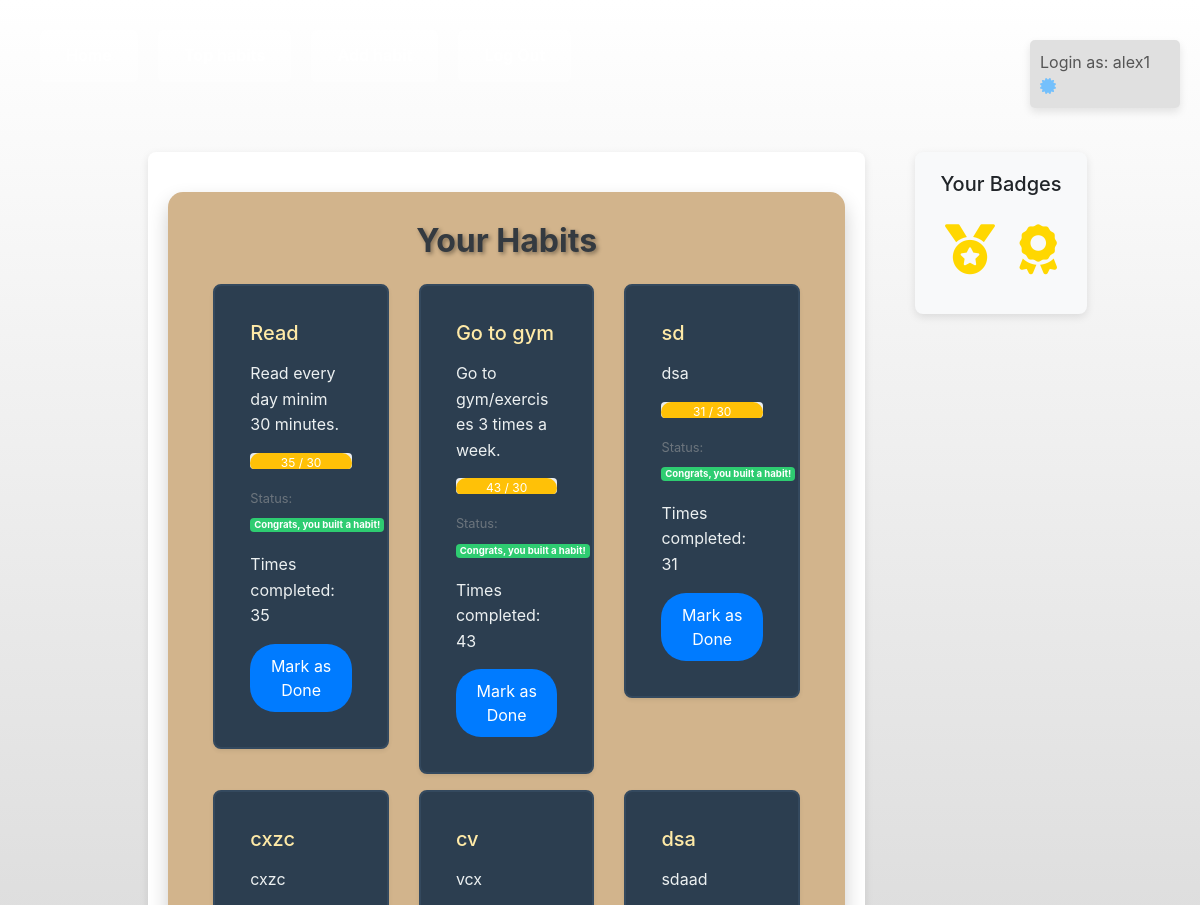
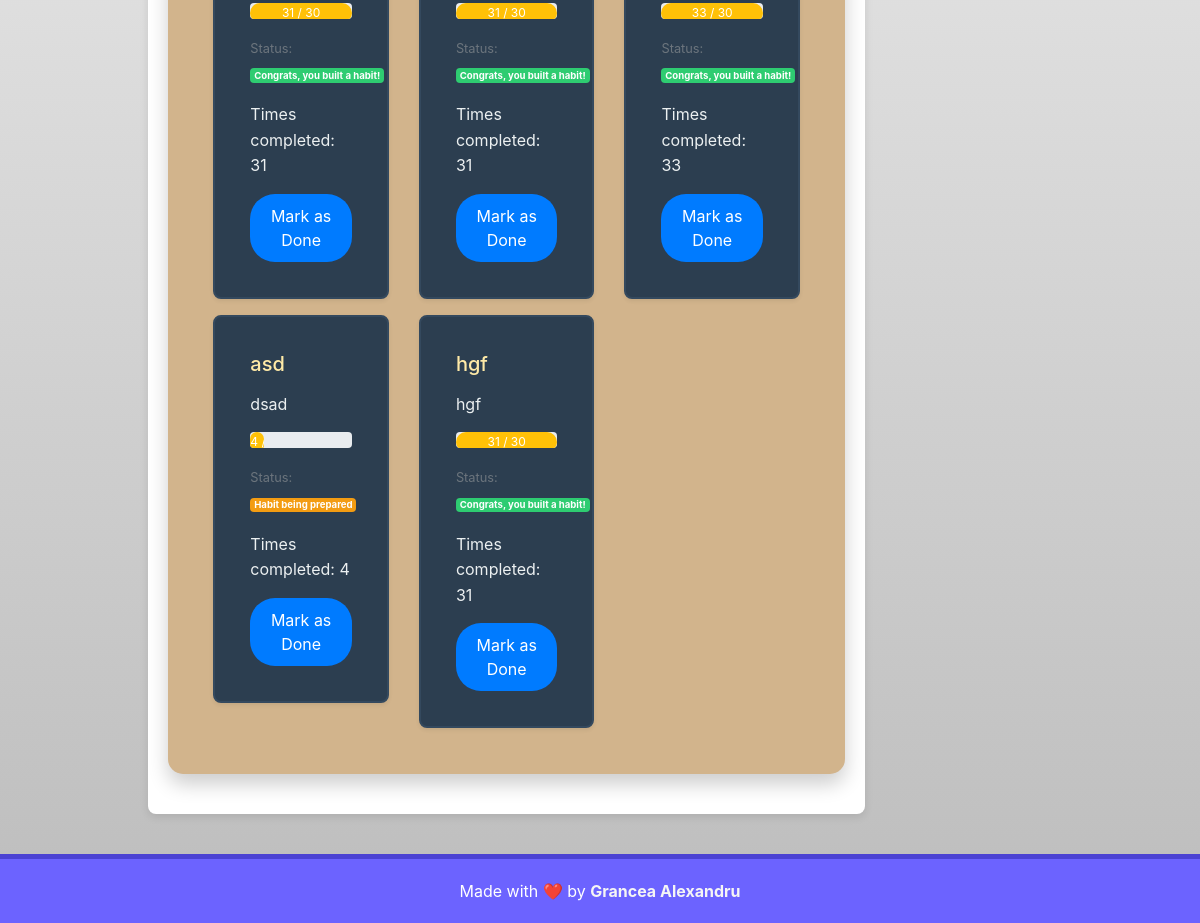
Page /main (signed in) on the earlier database version (2 pictures, top to bottom).
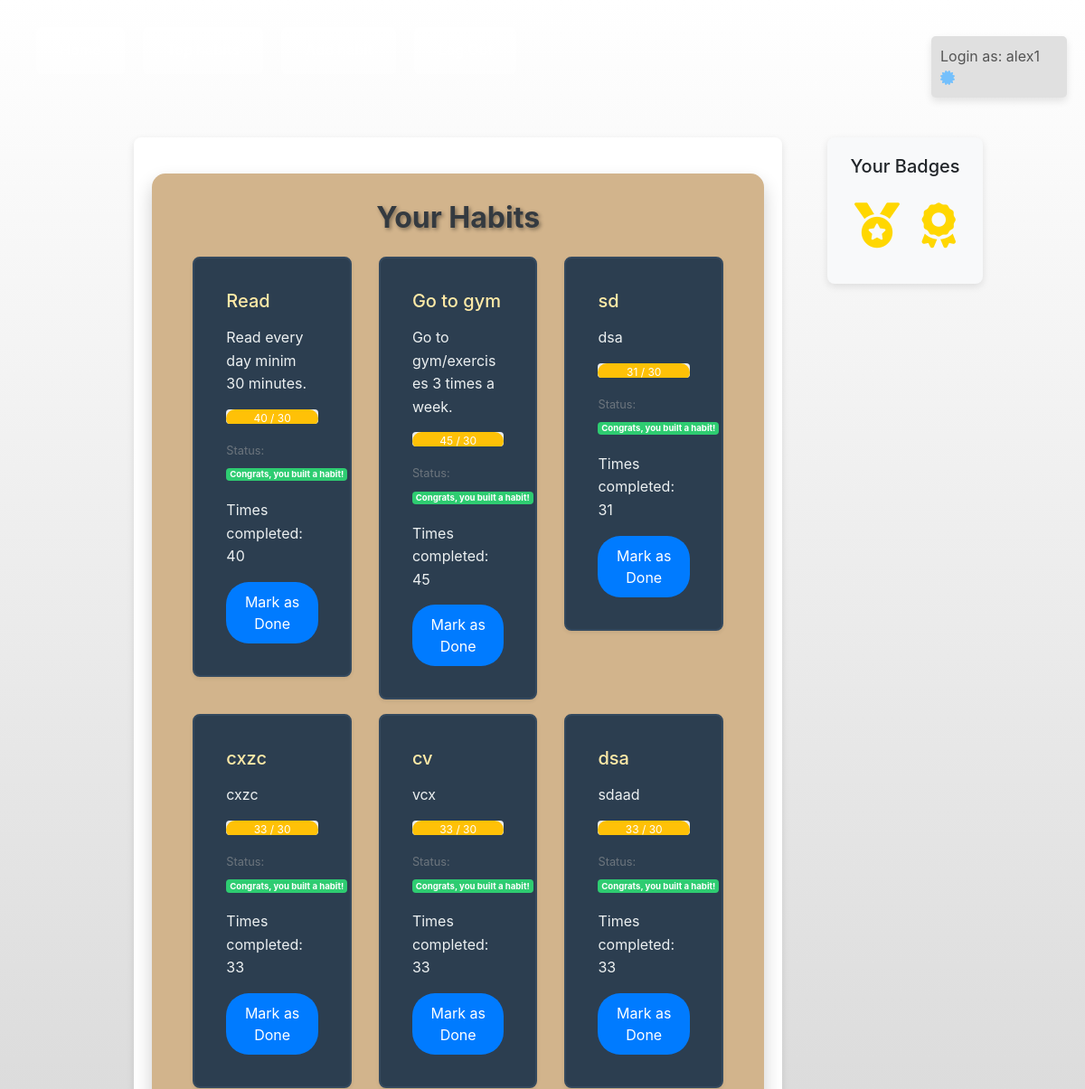
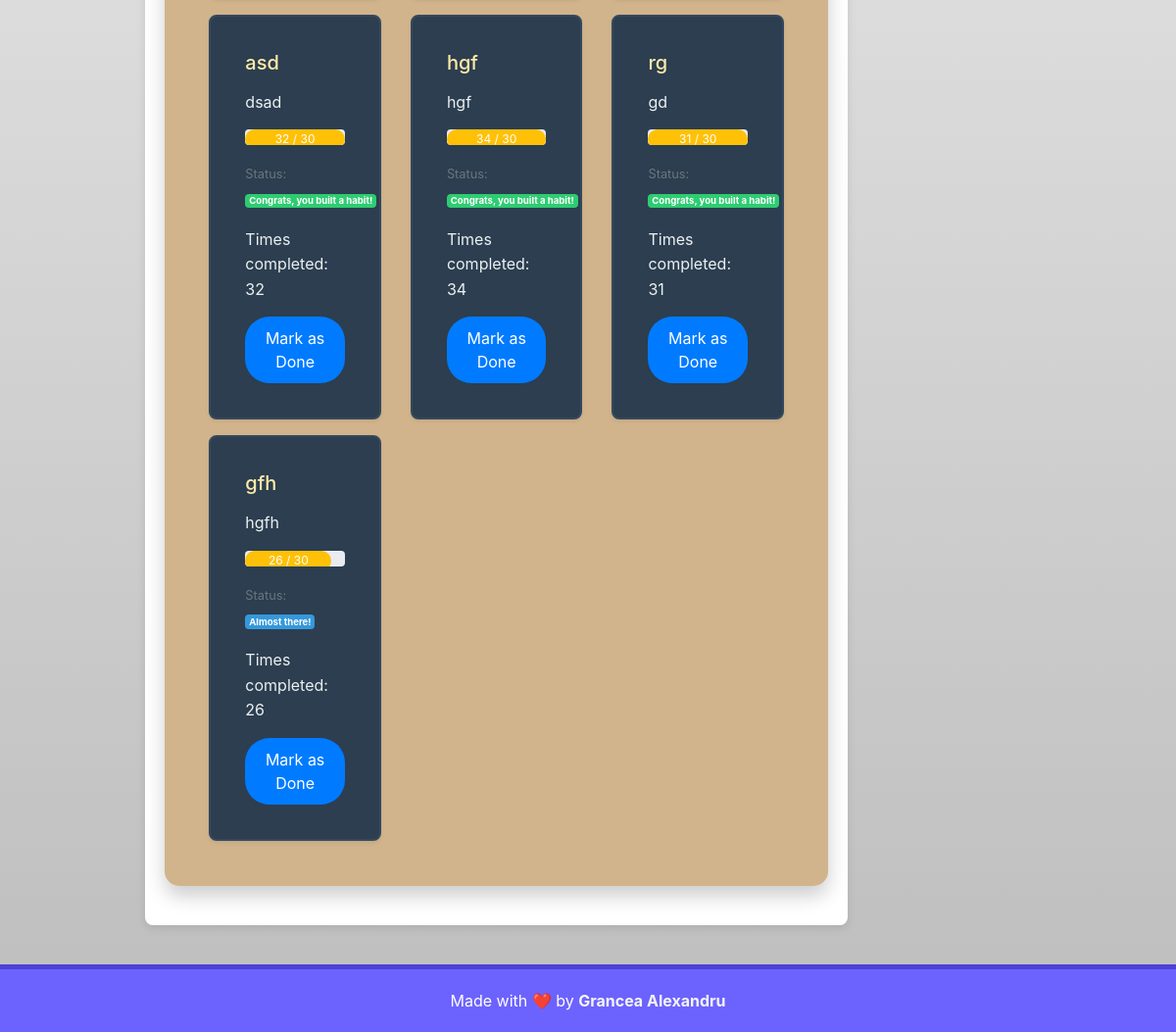
Same page on the later database version (2 pictures, top to bottom).
### habits/models.py (models this page shows, shortened)
class User(AbstractUser):
    pass

class Habit(models.Model):
    user = models.ForeignKey(User, on_delete=models.CASCADE, related_name="habits")
    habit = models.CharField(max_length=64)
    description = models.CharField(max_length=255)
    status = models.CharField(max_length=64, default="Habit being formed")
    times_completed = models.IntegerField(default=0)
    private = models.BooleanField(default=False)

### habits/views.py (the view)
# urls.py: path('main', views.main_page, name='main_page'),
def main_page(request):
    habits = Habit.objects.filter(user=request.user)
    total_completed = 0
    for habit in habits:
        if habit.times_completed >= 30:
            total_completed += 1
    user_badges = get_badge(total_completed)
    return render(request, "habits/main_page.html", {
        "habits": habits,
        "user_badges": user_badges
    })

### habits/templatetags/custom_filters.py (called while the page is built)
@register.filter
def percentage(value, max_value):
    try:
        return (value / max_value) * 100
    except (ValueError, ZeroDivisionError):
        return 0

@register.filter
def get_badge(total_completed):
    user_badges = []
    if total_completed >= 1:
        user_badges.append("Starter Badge")
    if total_completed >= 5:
        user_badges.append("Consistency Badge")
    if total_completed >= 10:
        user_badges.append("Master Badge")
    return user_badges

### templates/habits/main_page.html (shortened to what this page needs)
{% extends "habits/layout.html" %}
{% load custom_filters %}
{% block body %}
<div class="blackboard-margin">
    <div class="header">
        <h2>Your Habits</h2>
    </div>
    {% if habits %}
        <div class="habit-list mt-4">
            <div class="row">
                {% for habit in habits %}
                    <div class="col-md-4 mb-3">
                        <div class="card shadow-sm habit-card" id="habit-card-{{ habit.id }}">
                            <div class="card-body">
                                <h5 class="card-title">{{ habit.habit }}</h5>
                                <p class="card-text">{{ habit.description }}</p>
                            <div class="progress">
                                <div id="progress-bar-{{ habit.id }}" class="progress-bar bg-warning"
                                     role="progressbar"
                                     style="width: {{ habit.times_completed|percentage:30 }}%;"
                                     aria-valuenow="{{ habit.times_completed }}"
                                     aria-valuemin="0"
                                     aria-valuemax="30">
                                    {{ habit.times_completed }} / 30
                                </div>
                            </div>
                            <p class="card-text">
                                <small class="text-muted">Status:
                                    <span id="status-{{ habit.id }}">
                                        {% if habit.times_completed >= 30 %}
                                            <span class="badge badge-success">Congrats, you built a habit! </span>
                                        {% elif habit.times_completed >= 25 %}
                                            <span class="badge badge-primary">Almost there!</span>
                                        {% elif habit.times_completed >= 10 %}
                                            <span class="badge badge-secondary"> Keep going! </span>
                                        {% else %}
                                            <span class="badge badge-warning">Habit being prepared</span>
                                        {% endif %}
                                    </span>
                                </small>
                            </p>
                            <p class="card-text">
                                Times completed: <span id="times-completed-{{ habit.id }}">{{ habit.times_completed }}</span>
                            </p>
                            <button class="btn btn-primary btn-sm mark-done-btn" data-habit-id="{{ habit.id }}">Mark as Done</button>
                            </div>
                        </div>
                    </div>
                {% endfor %}
            </div>
        </div>
    {% else %}
        <div class="alert alert-info text-center mt-4" role="alert">
            You don't have any habits yet. <a href="{% url 'add_habit' %}" class="alert-link">Add a new habit</a> to get started!
        </div>
    {% endif %}
</div>
{% endblock %}

### templates/habits/layout.html (shortened to what this page needs)
{% load static %}
{% load custom_filters %}
<!DOCTYPE html>
<html lang="en">
<head>
    <link rel="stylesheet" href="https://stackpath.bootstrapcdn.com/bootstrap/4.4.1/css/bootstrap.min.css">
    <link href="{% static 'habits/style.css' %}" rel="stylesheet">
    <link rel="stylesheet" href="https://cdnjs.cloudflare.com/ajax/libs/font-awesome/6.0.0-beta3/css/all.min.css">
</head>
<body>
    <div class="gradient-background">
        {% if user.is_authenticated %}
        <div class="login-status">
            Login as: {{ user.username }} <i class="fa-solid fa-certificate" style="color: #74C0FC;"></i>
        </div>
        {% endif %}
        <nav class="navbar navbar-expand-lg navbar-light bg-light">
            <div class="nav-links">
                {% if user.is_authenticated %}
                    <li class="nav-item">
                        <a class="nav-link" href="{% url 'main_page' %}">Home</a>
                    </li>
                    <li class="nav-item">
                        <a class="nav-link" href="{% url 'top_habits' %}">Top habits</a>
                    </li>
                    <li class="nav-item">
                        <a class="nav-link" href="{% url 'add_habit' %}"> Add habit</a>
                    </li>
                    <li class="nav-item">
                        <a class="nav-link" href="{% url 'logout' %}">Log Out</a>
                    </li>
                {% endif %}
            </div>
        </nav>
        <div class="container-fluid">
            <div class="row justify-content-center">
                <div class="col-md-8 offset-md-1">
                    <div class="main-content">
                        {% block body %}
                        {% endblock %}
                    </div>
                </div>
                {% if user.is_authenticated %}
                    <div class="col-md-3">
                        <div class="badge-section">
                            <h5>Your Badges</h5>
                            {% for badge in user_badges %}
                                <div class="reward-badge">
                                    {% if badge == "Starter Badge" %}
                                        <i class="fas fa-medal starter-badge" title="Starter Badge"></i>
                                    {% elif badge == "Consistency Badge" %}
                                        <i class="fas fa-award consistency-badge" title="Consistency Badge"></i>
                                    {% elif badge == "Master Badge" %}
                                        <i class="fas fa-trophy master-badge" title="Master Badge"></i>
                                    {% endif %}
                                </div>
                            {% empty %}
                                <p>No badges earned yet.</p>
                            {% endfor %}
                        </div>
                    </div>
                {% endif %}
            </div>
        </div>
    </div>
    <div class="footer">
        Made with ❤️ by <strong><a href="https://agportfolio-a13e2a8e20e4.herokuapp.com/" class="footer-link">Grancea Alexandru</a></strong>
    </div>
</body>
</html>

### habits/static/habits/style.css (style rules this page uses)
html, body { height: auto; margin: 0; padding: 0; display: flex; flex-direction: column; min-height: 100vh; }
body { display: flex; flex-direction: column; justify-content: space-between; }
.gradient-background { background: linear-gradient(white, grey, deepskyblue); background-size: 400% 400%; animation: gradient-animation 15s ease infinite; min-height: 100vh; padding: 20px; display: flex; flex-direction: column; }
.container-fluid { display: flex; justify-content: center; flex-wrap: wrap; padding: 20px; }
.row { width: 100%; max-width: 1300px; margin: 0 auto; }
.login-status { font-size: 16px; color: #555; background-color: #e0e0e0; padding: 10px; text-align: left; max-width: 200px; border-radius: 5px; position: fixed; top: 20px; right: 20px; z-index: 1000; box-shadow: 0px 4px 8px rgba(0, 0, 0, 0.1); }
.navbar { background-color: transparent !important; padding: 10px 20px; border-radius: 8px; box-shadow: none; margin-bottom: 20px; }
.nav-links { display: flex; justify-content: center; gap: 20px; list-style-type: none; padding: 0; margin: 0; }
.nav-link { color: #fff !important; font-weight: bold; font-size: 16px; text-decoration: none; }
.nav-item { padding: 5px 10px; border-radius: 5px; background-color: rgba(255, 255, 255, 0.3); }
h1, h2, h3 { color: #6c63ff; font-weight: bold; }
p, li { line-height: 1.6; font-size: 16px; }
.btn { background-color: #FF5733; color: #fff; border: none; border-radius: 25px; padding: 10px 20px; font-size: 16px; cursor: pointer; transition: background-color 0.3s ease, transform 0.2s ease; }
.progress-bar { background-color: #6c63ff; height: 20px; border-radius: 10px; transition: width 0.5s ease; }
.badge-section { width: fit-content; margin: 0 auto; text-align: center; }
.reward-badge { display: inline-block; margin: 10px 5px; text-align: center; box-shadow: none; background-color: transparent; padding: 0; border-radius: 0; font-size: 14px; }
.badge-section i.fas { font-size: 50px; margin: 10px 5px; color: #ffd700; }
.starter-badge { color: #ffeb3b; }
.consistency-badge { color: #ff5722; }
.footer { text-align: center; padding: 20px; background-color: #6c63ff; color: #fff; border-top: 5px solid #4b42d3; width: 100%; position: relative; bottom: 0; left: 0; margin-top: auto; }
.footer a { color: #ffe600; text-decoration: none; font-weight: bold; }
.footer a.footer-link { color: #f5f5f5 !important; font-weight: 700; text-decoration: none; transition: color 0.3s ease; }
.login-status { font-size: 16px; color: #555; background-color: #e0e0e0; padding: 10px; text-align: left; margin: 20px 0 20px 20px; max-width: 150px; border-radius: 5px; }
.header h2 { color: #343a40; }
.text-muted { color: #6c757d; }
.blackboard-margin { background-color: #d2b48c; padding: 30px; border-radius: 15px; box-shadow: 0 10px 20px rgba(0, 0, 0, 0.2); margin: 20px auto; max-width: 1200px; }
.header { text-align: center; margin-bottom: 20px; color: #ffffff; font-size: 2rem; text-shadow: 2px 2px 4px rgba(0, 0, 0, 0.4); }
.habit-card { background-color: #2c3e50; color: #e0e0e0; border: 2px solid #34495e; border-radius: 8px; box-shadow: 0 4px 8px rgba(0, 0, 0, 0.3); transition: box-shadow 0.3s ease, transform 0.3s ease; padding: 15px; }
.habit-card .card-title { font-size: 1.25rem; color: #ffeaa7; margin-bottom: 10px; }
.habit-card .card-text { color: #ecf0f1; margin-bottom: 15px; }
.progress-bar { background-color: #ff6b6b; }
.badge { background-color: #1abc9c; color: #ffffff; }
.badge-primary { background-color: #3498db; }
.badge-success { background-color: #2ecc71; }
.btn-primary { background-color: #007bff; border-color: #007bff; }
.btn { transition: all 0.2s ease-in-out; }
.btn-primary { background-color: #007bff; border-color: #007bff; color: #ffffff; }
.progress { margin-bottom: 1rem; }
.card-text { margin-top: 1rem; }
.main-content { padding: 20px; background-color: #ffffff; border-radius: 8px; box-shadow: 0px 3px 8px rgba(0, 0, 0, 0.1); margin-top: 20px; }
.badge-section { padding: 20px; background-color: #f8f9fa; border-radius: 8px; box-shadow: 0px 3px 8px rgba(0, 0, 0, 0.1); margin-top: 20px; margin-left: 20px; }

Differences in the rows shown:
changed Habit "Read": times_completed "35" → "40"
changed Habit "Go to gym": times_completed "43" → "45"
changed Habit "cxzc": times_completed "31" → "33"
changed Habit "cv": times_completed "31" → "33"
changed Habit "asd": times_completed "4" → "32"; times_completed "Habit being prepared" → "/ 30 Congrats, you built a habit!"
changed Habit "hgf": times_completed "31" → "34"
added Habit: habit "rg", description "gd", times_completed "31", shows "Congrats, you built a habit!"
added Habit: habit "gfh", description "hgfh", times_completed "26", shows "Almost there!"
